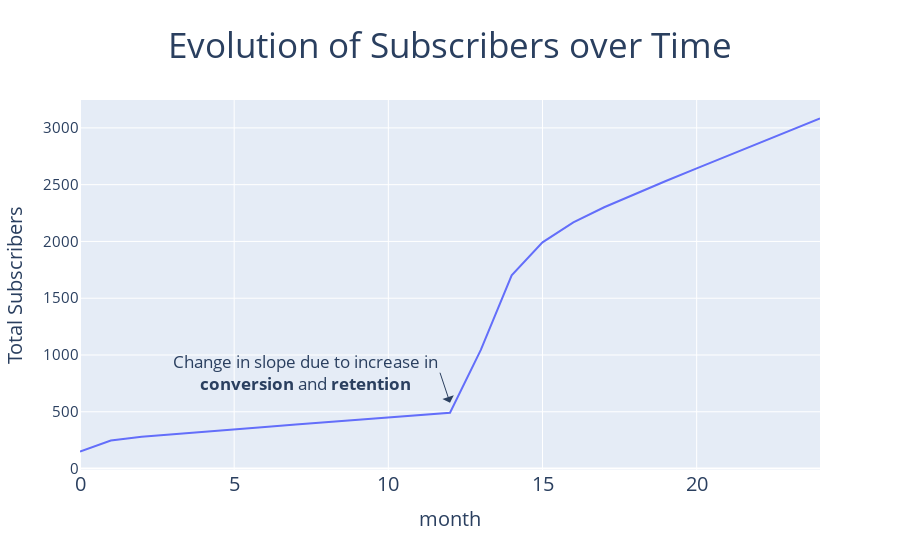

The cell this chart's notebook holds for it:
### Code cell
px.line(
    subscribers,
    x = 'month',
    y = "(All) Total Current Subscribers",
    title = "Evolution of Subscribers over Time",
    labels = {"(All) Total Current Subscribers" : "Total Subscribers"}
    ).update_layout(
        title_font = dict(size = 35),
        title = {'x':0.5,
                 'y': .94,
                 'xanchor': 'center'} ,
        height = 550
    ).update_xaxes(
        title_font = dict(
            size = 20
        ),
        tickfont_size= 20
    ).update_yaxes(
        title_font = dict(
            size = 20
        ),
        tickfont_size= 15
    ).add_annotation(
        text = "Change in slope due to increase in<br><b>conversion</b> and <b>retention</b>",
        x = 12,
        y = 491.468,
        arrowhead = 1,
        yshift=10,
        xanchor="right",
        font=dict(
            size=17
            ),
        arrowsize=2,
        align="center",       
    )

### Figure 1 — Plotly figure (JSON) as saved in the notebook; plotly's stock layout.template omitted (floating-point values rounded to 4 significant figures)
{"data": [{"hovertemplate": "month=%{x}<br>Total Subscribers=%{y}<extra></extra>", "legendgroup": "", "line": {"color": "#636efa", "dash": "solid"}, "marker": {"symbol": "circle"}, "mode": "lines", "name": "", "orientation": "v", "showlegend": false, "type": "scatter", "x": [0, 1, 2, 3, 4, 5, 6, 7, 8, 9, 10, 11, 12, 13, 14, 15, 16, 17, 18, 19, 20, 21, 22, 23, 24], "xaxis": "x", "y": [150, 246.9, 280.1, 303.0, 324.2, 345.2, 366.1, 387.0, 407.9, 428.8, 449.7, 470.6, 491.5, 1045.0, 1701.0, 1992.0, 2168.0, 2301.0, 2419.0, 2532.0, 2643.0, 2753.0, 2863.0, 2973.0, 3083.0], "yaxis": "y"}], "layout": {"annotations": [{"align": "center", "arrowhead": 1, "arrowsize": 2, "font": {"size": 17}, "text": "Change in slope due to increase in<br><b>conversion</b> and <b>retention</b>", "x": 12, "xanchor": "right", "y": 491.5, "yshift": 10}], "height": 550, "legend": {"tracegroupgap": 0}, "title": {"font": {"size": 35}, "text": "Evolution of Subscribers over Time", "x": 0.5, "xanchor": "center", "y": 0.94}, "xaxis": {"anchor": "y", "domain": [0, 1], "tickfont": {"size": 20}, "title": {"font": {"size": 20}, "text": "month"}}, "yaxis": {"anchor": "x", "domain": [0, 1], "tickfont": {"size": 15}, "title": {"font": {"size": 20}, "text": "Total Subscribers"}}}}
